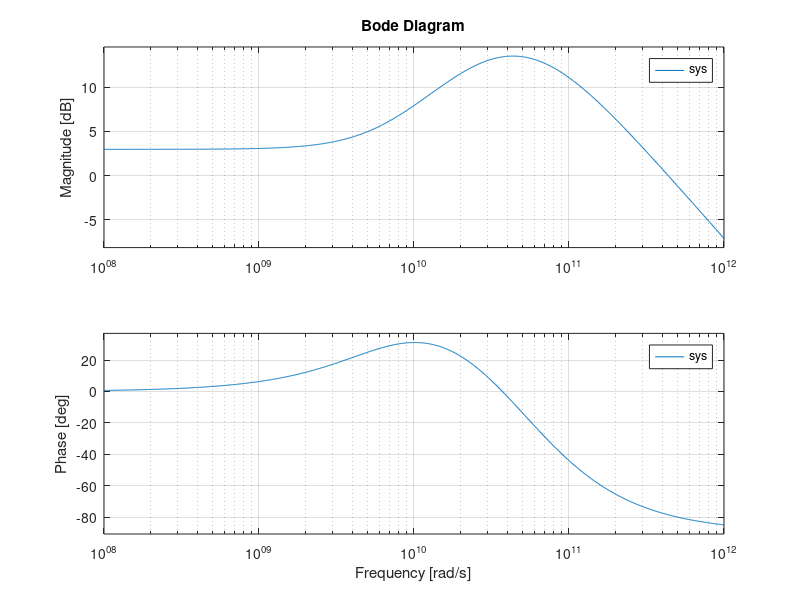

MATLAB code to generate this figure:
i = 2*pi*10^10;
gm = 0.04; 
rd = 176; 
rs = 200; 
cs = 0.795775*10^-12; 
cp = 1/(i*rd);
a = gm/(cp);
b = (1+(gm*rs/2))/(rs*cs);
c = 1/(rd*cp);
d = 1/(rs*cs);

sys = tf([a, a*d],[1, b+c, b*c]);
bode(sys);
grid on;


